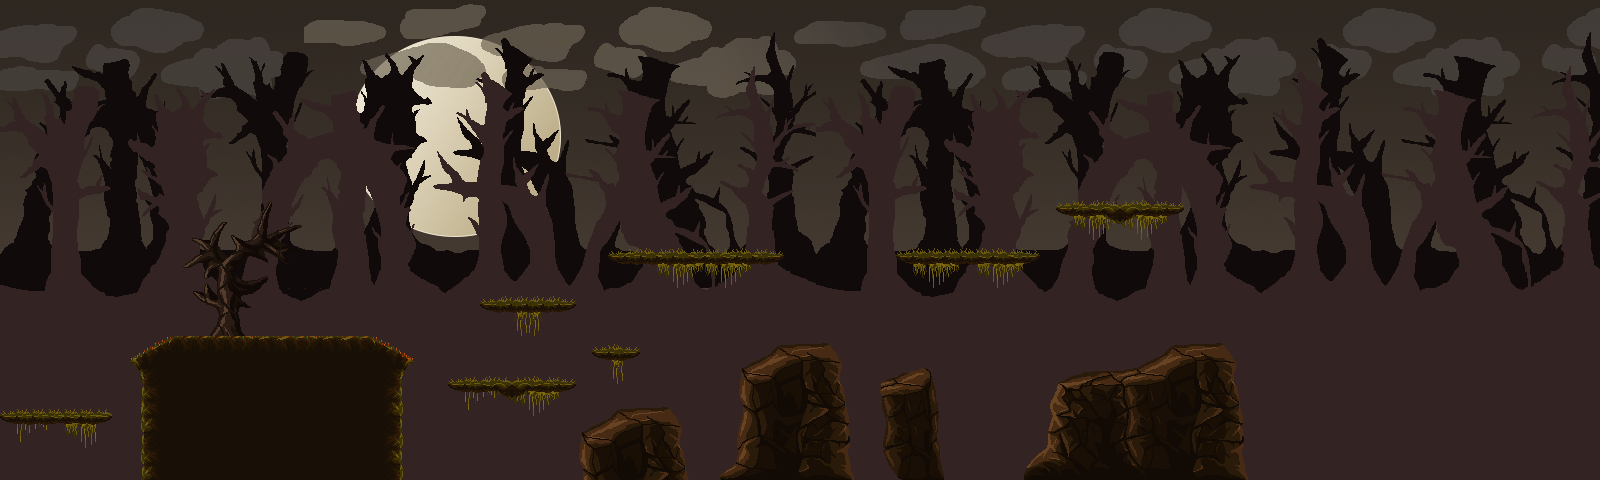

This is a level from a 2D game, rendered from its Tiled map with the project's own tilesets. A one-line summary and the map file follow, with tile-layer data summarised:
An orthogonal 100x30 tile map with 16x16 px tiles, 6 tile layers (fondo, arboles 2, forgound, arboles, ...), 6 tilesets.

<map version="1.2" tiledversion="1.2.5" orientation="orthogonal" renderorder="right-down" width="100" height="30" tilewidth="16" tileheight="16" infinite="0" nextlayerid="7" nextobjectid="1">
 <tileset firstgid="1" source="env_ground.tsx" />
 <tileset firstgid="901" source="env_rock.tsx" />
 <tileset firstgid="1801" source="env_trees.tsx" />
 <tileset firstgid="2957" source="bgrd_tree5.tsx" />
 <tileset firstgid="3875" source="bgrd_tree2.tsx" />
 <tileset firstgid="4793" source="main_background.tsx" />
 <layer id="4" name="fondo" width="100" height="30">
  <properties>
   <property name="solid" type="bool" value="false" />
  </properties>
  <data>[3000 cells, 3000 non-empty, 1890 distinct tile ids]</data>
 </layer>
 <layer id="6" name="arboles 2" width="100" height="30">
  <properties>
   <property name="solid" type="bool" value="false" />
  </properties>
  <data>[3000 cells, 1694 non-empty, 816 distinct tile ids]</data>
 </layer>
 <layer id="1" name="forgound" width="100" height="30">
  <properties>
   <property name="solid" type="bool" value="false" />
  </properties>
  <data>[3000 cells, 2600 non-empty, 916 distinct tile ids]</data>
 </layer>
 <layer id="5" name="arboles" width="100" height="30">
  <data>[3000 cells, 0 non-empty, 0 distinct tile ids]</data>
 </layer>
 <layer id="2" name="tiles_bg" width="100" height="30">
  <properties>
   <property name="solid" type="bool" value="false" />
  </properties>
  <data>[3000 cells, 612 non-empty, 350 distinct tile ids]</data>
 </layer>
 <layer id="3" name="tiles_solid" width="100" height="30">
  <properties>
   <property name="solid" type="bool" value="true" />
  </properties>
  <data>[3000 cells, 212 non-empty, 39 distinct tile ids]</data>
 </layer>
</map>
